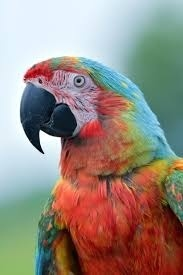
#> input picture phase1/new.jpeg, 183 x 275 px, found by its file name
$ python rotation.py
#> lines starting #> are read from the running program, lines starting #| are printed output that depends on the picture
import cv2
image=cv2.imread("phase1/new.jpeg")
#> image is the input picture: shape (275, 183, 3); mean B, G, R 128.5, 137.9, 151.2
cv2.imshow("Image",image)
if(image is not None):
    h,w,c=image.shape
#> h = 275; w = 183; c = 3
    center=(w//2,h//2)
#> center = (91, 137)
    M=cv2.getRotationMatrix2D(center,90,1.0)
    rotated_image=cv2.warpAffine(image,M,(w,h))
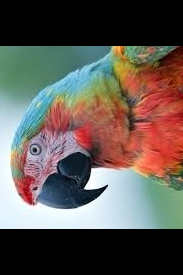
#> rotated_image: shape (275, 183, 3); mean B, G, R 83.2, 89.1, 97.8
    cv2.imshow("Rotated Image",rotated_image)
    cv2.waitKey(0)
    cv2.destroyAllWindows()
    cv2.imwrite("phase2/rotated_image.jpeg",rotated_image)
else:
    print("Image not found")
